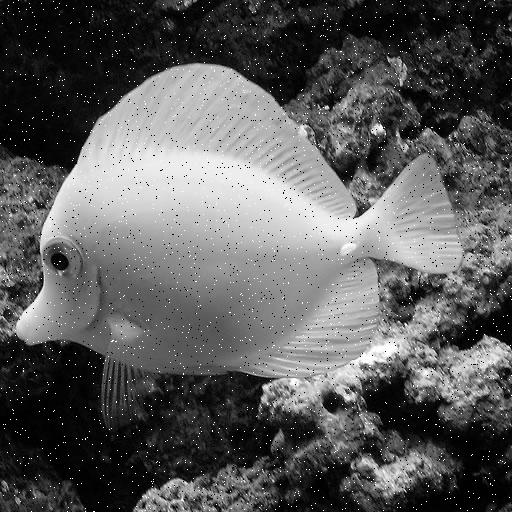
//> input picture Adaptive_Median_Filter/fish.jpg, 512 x 512 px
$ ./main   (built with g++ and OpenCV 4)
//> lines starting //> are read from the running program, lines starting //| are printed output that depends on the picture; after the words box and inside, x2 and y2 are one past the last pixel; in counts of white or black regions, pixels touching at a corner belong together
//> further down, image is the input picture: 512 rows x 512 cols, CV_8UC1; min 0, max 255, mean 91.1
### Adaptive_Median_Filter/adaptive_median_filter.hpp
#include "opencv2/opencv.hpp"

// this function operates on grayscale images
cv::Mat adaptiveMedian(cv::Mat image)
{
	cv::Mat outImage;
	outImage = image;

	cv::Mat zeropad3;
	cv::Mat zeropad5;
	cv::Mat zeropad7;

	int max = 0;
	int min = 255;

	double a1 = 0;
	double a2 = 0;
	double b1 = 0;
	double b2 = 0;

	cv::Mat zeropad(image.rows + 6, image.cols + 6, CV_8UC1, 255);

	for (int i = 0; i<image.cols + 6; i++) {
		for (int j = 0; j<image.rows + 6; j++) {

			zeropad.at<uchar>(j, i) = 0;

		}
	}
//> zeropad: 518 rows x 518 cols, CV_8UC1; every value is 0


	for (int i = 0; i<image.cols; i++) {
		for (int j = 0; j<image.rows; j++) {

			zeropad.at<uchar>(j + 3, i + 3) = image.at<uchar>(j, i);

		}
	}
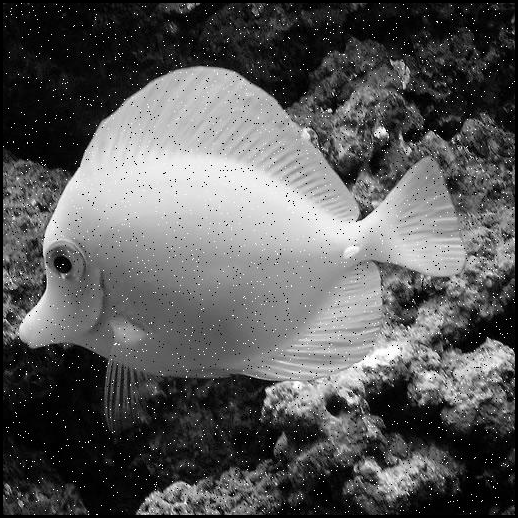
//> zeropad: 518 rows x 518 cols, CV_8UC1; min 0, max 255, mean 89

	cv::medianBlur(zeropad, zeropad3, 3);
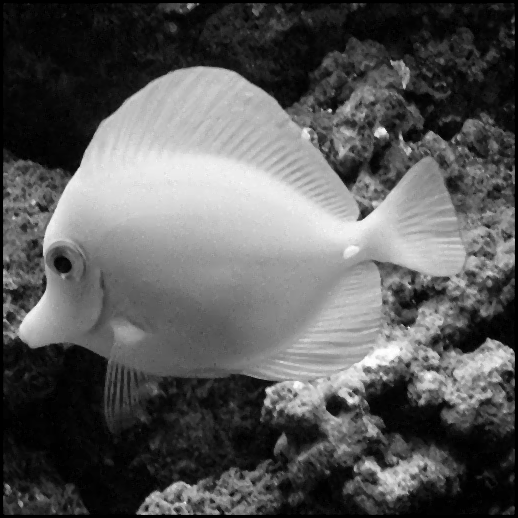
//> zeropad3: 518 rows x 518 cols, CV_8UC1; min 0, max 255, mean 88
	cv::medianBlur(zeropad, zeropad5, 5);
	cv::medianBlur(zeropad, zeropad7, 7);
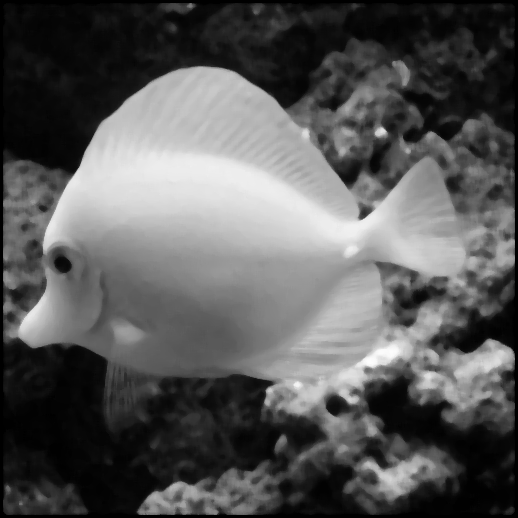
//> zeropad7: 518 rows x 518 cols, CV_8UC1; min 0, max 253, mean 87.6

	for (int i = 0; i < image.cols; i++) {
		for (int j = 0; j < image.rows; j++) {

			int max = 0;
			int min = 255;
			for (int x = -1; x <= 1; x++) {
				for (int y = -1; y <= 1; y++) {

					if (max < (int)zeropad.at<uchar>(j + y + 3, i + x + 3)) {
						max = (int)zeropad.at<uchar>(j + y + 3, i + x + 3);
					}
					if (min >(int)zeropad.at<uchar>(j + y + 3, i + x + 3)) {
						min = (int)zeropad.at<uchar>(j + y + 3, i + x + 3);
					}

				}
			}

			a1 = zeropad3.at<uchar>(j + 3, i + 3) - min;
			a2 = zeropad3.at<uchar>(j + 3, i + 3) - max;

			if ((a1 > 0) && (a2 < 0)) {
				b1 = image.at<uchar>(j, i) - min;
				b2 = image.at<uchar>(j, i) - max;

				if ((b1 > 0) && (b2 < 0)) {
					outImage.at<uchar>(j, i) = image.at<uchar>(j, i);
				}

				else {
					outImage.at<uchar>(j, i) = zeropad3.at<uchar>(j + 3, i + 3);
				}
			}

			else {
				int max = 0;
				int min = 255;
				for (int x = -2; x <= 2; x++) {
					for (int y = -2; y <= 2; y++) {

						if (max < (int)zeropad.at<uchar>(j + y + 3, i + x + 3)) {
							max = (int)zeropad.at<uchar>(j + y + 3, i + x + 3);

						}

						if (min >(int)zeropad.at<uchar>(j + y + 3, i + x + 3)) {
							min = (int)zeropad.at<uchar>(j + y + 3, i + x + 3);
						}

					}
				}

				a1 = zeropad5.at<uchar>(j + 3, i + 3) - min;
				a2 = zeropad5.at<uchar>(j + 3, i + 3) - max;

				if ((a1 > 0) && (a2 < 0)) {
					b1 = image.at<uchar>(j, i) - min;
					b2 = image.at<uchar>(j, i) - max;
					if ((b1 > 0) && (b2 < 0)) {
						outImage.at<uchar>(j, i) = image.at<uchar>(j, i);
					}
					else {
						outImage.at<uchar>(j, i) = zeropad5.at<uchar>(j + 3, i + 3);
					}
				}

				else {
					int max = 0;
					int min = 255;
					for (int x = -3; x <= 3; x++) {
						for (int y = -3; y <= 3; y++) {

							if (max < (int)zeropad.at<uchar>(j + y + 3, i + x + 3)) {
								max = (int)zeropad.at<uchar>(j + y + 3, i + x + 3);
							}
							if (min >(int)zeropad.at<uchar>(j + y + 3, i + x + 3)) {
								min = (int)zeropad.at<uchar>(j + y + 3, i + x + 3);
							}

						}
					}

					a1 = zeropad7.at<uchar>(j + 3, i + 3) - min;
					a2 = zeropad7.at<uchar>(j + 3, i + 3) - max;

					if ((a1 > 0) && (a2 < 0)) {
						b1 = image.at<uchar>(j, i) - min;
						b2 = image.at<uchar>(j, i) - max;
						if ((b1 > 0) && (b2 < 0)) {
							outImage.at<uchar>(j, i) = image.at<uchar>(j, i);
						}
						else {
							outImage.at<uchar>(j, i) = zeropad7.at<uchar>(j + 3, i + 3);
						}
					}
					else {
						outImage.at<uchar>(j, i) = zeropad7.at<uchar>(j + 3, i + 3);
					}

				}
			}
		}
	}
//> this loop made 512 passes
//> (a1, a2, b1, b2) on passes 1 to 3: (0, -60, 28, -13), (28, -16, 35, -9), (41, -3, 41, -3)
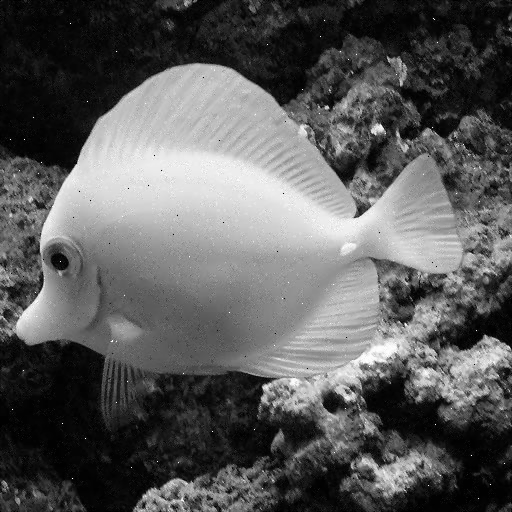
//> outImage: 512 rows x 512 cols, CV_8UC1; 18.66% of pixels changed, all inside (x1, y1, x2, y2) = (0, 0, 512, 512)
//> after the loop, a1 = 0; a2 = -80; b1 = 19; b2 = -61; max = 0; min = 255

	return outImage;
}

### Adaptive_Median_Filter/main.cpp
#include "opencv2/opencv.hpp"
#include "adaptive_median_filter.hpp"

void main()
{
	cv::Mat image = cv::imread("fish.jpg", cv::IMREAD_GRAYSCALE);

	image = adaptiveMedian(image);

	cv::imwrite("fish_filtered.jpg", image);
}
